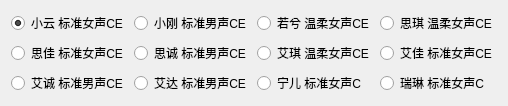
            <widget class="QWidget" name="tab_1">
             <attribute name="title">
              <string>通用场景</string>
             </attribute>
             <layout class="QGridLayout" name="gridLayout">
              <item row="1" column="1">
               <widget class="QRadioButton" name="Sicheng">
                <property name="text">
                 <string>思诚 标准男声CE</string>
                </property>
                <attribute name="buttonGroup">
                 <string notr="true">per_ali</string>
                </attribute>
               </widget>
              </item>
              <item row="1" column="2">
               <widget class="QRadioButton" name="Aiqi">
                <property name="text">
                 <string>艾琪 温柔女声CE</string>
                </property>
                <attribute name="buttonGroup">
                 <string notr="true">per_ali</string>
                </attribute>
               </widget>
              </item>
              <item row="0" column="2">
               <widget class="QRadioButton" name="Ruoxi">
                <property name="text">
                 <string>若兮 温柔女声CE</string>
                </property>
                <attribute name="buttonGroup">
                 <string notr="true">per_ali</string>
                </attribute>
               </widget>
              </item>
              <item row="0" column="3">
               <widget class="QRadioButton" name="Siqi">
                <property name="text">
                 <string>思琪 温柔女声CE</string>
                </property>
                <attribute name="buttonGroup">
                 <string notr="true">per_ali</string>
                </attribute>
               </widget>
              </item>
              <item row="1" column="3">
               <widget class="QRadioButton" name="Aijia">
                <property name="text">
                 <string>艾佳 标准女声CE</string>
                </property>
                <attribute name="buttonGroup">
                 <string notr="true">per_ali</string>
                </attribute>
               </widget>
              </item>
              <item row="0" column="1">
               <widget class="QRadioButton" name="Xiaogang">
                <property name="text">
                 <string>小刚 标准男声CE</string>
                </property>
                <attribute name="buttonGroup">
                 <string notr="true">per_ali</string>
                </attribute>
               </widget>
              </item>
              <item row="0" column="0">
               <widget class="QRadioButton" name="Xiaoyun">
                <property name="text">
                 <string>小云 标准女声CE</string>
                </property>
                <property name="checked">
                 <bool>true</bool>
                </property>
                <attribute name="buttonGroup">
                 <string notr="true">per_ali</string>
                </attribute>
               </widget>
              </item>
              <item row="1" column="0">
               <widget class="QRadioButton" name="Sijia">
                <property name="text">
                 <string>思佳 标准女声CE</string>
                </property>
                <attribute name="buttonGroup">
                 <string notr="true">per_ali</string>
                </attribute>
               </widget>
              </item>
              <item row="2" column="0">
               <widget class="QRadioButton" name="Aicheng">
                <property name="text">
                 <string>艾诚 标准男声CE</string>
                </property>
                <attribute name="buttonGroup">
                 <string notr="true">per_ali</string>
                </attribute>
               </widget>
              </item>
              <item row="2" column="1">
               <widget class="QRadioButton" name="Aida">
                <property name="text">
                 <string>艾达 标准男声CE</string>
                </property>
                <attribute name="buttonGroup">
                 <string notr="true">per_ali</string>
                </attribute>
               </widget>
              </item>
              <item row="2" column="2">
               <widget class="QRadioButton" name="Ninger">
                <property name="text">
                 <string>宁儿 标准女声C</string>
                </property>
                <attribute name="buttonGroup">
                 <string notr="true">per_ali</string>
                </attribute>
               </widget>
              </item>
              <item row="2" column="3">
               <widget class="QRadioButton" name="Ruilin">
                <property name="text">
                 <string>瑞琳 标准女声C</string>
                </property>
                <attribute name="buttonGroup">
                 <string notr="true">per_ali</string>
                </attribute>
               </widget>
              </item>
             </layout>
            </widget>
